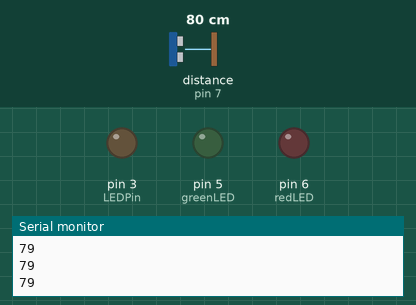
This sketch was run on a simulated Arduino Uno, built with avr-gcc and run on an emulated ATmega328P. On the bench: output pins drawn as LEDs (lit = HIGH), the last lines printed to the serial monitor. Wiring (inferred from the names in the program): ultrasonic range finder: trigger pin 8; echo pin 7. The test bench sets the inputs (shaded band); at power-on: distance to the obstacle (sensor on pin 7) 80 cm. The echo pulse lasts 58.3 µs per cm; pins used as bus, display or sensor lines are not drawn.

Above: at 1.2 s.
1.3 s: distance to the obstacle (sensor on pin 7) set to 40 cm
2.8 s: distance to the obstacle (sensor on pin 7) set to 34 cm
At 3.7 s:
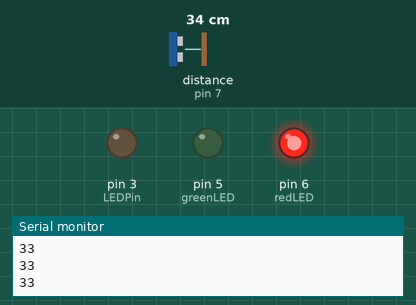
4.3 s: distance to the obstacle (sensor on pin 7) set to 23 cm
5.8 s: distance to the obstacle (sensor on pin 7) set to 19 cm
At 7.0 s:
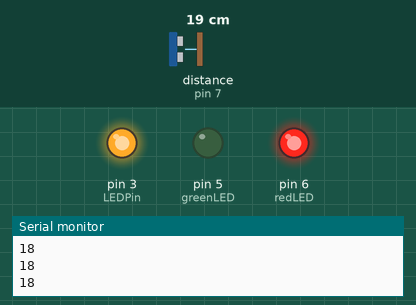
7.3 s: distance to the obstacle (sensor on pin 7) set to 13 cm
8.8 s: distance to the obstacle (sensor on pin 7) set to 9 cm
At 9.2 s:
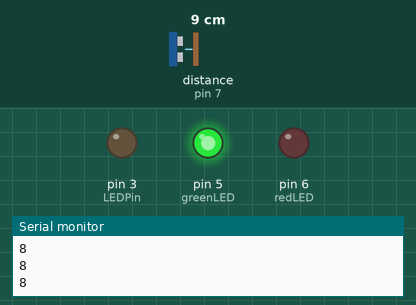
Timing chart, 0 to 11.3 s (numbered marks = the images above; inputs shaded):
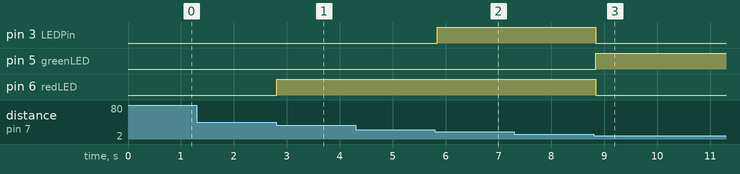

The sketch:

sketch_oct18a.ino
```cpp
/*
 HC-SR04 Ping distance sensor:
 VCC to arduino 5v
 GND to arduino GND
 Echo to Arduino pin 7
 Trig to Arduino pin 8

 This sketch originates from Virtualmix: http://goo.gl/kJ8Gl
 Has been modified by Winkle ink here: http://winkleink.blogspot.com.au/2012/05/arduino-hc-sr04-ultrasonic-distance.html
 And modified further by ScottC here: http://arduinobasics.blogspot.com.au/2012/11/arduinobasics-hc-sr04-ultrasonic-sensor.html
 on 10 Nov 2012.
 */


#define echoPin 7 // Echo Pin
#define trigPin 8 // Trigger Pin
#define LEDPin 3 // Onboard LED
#define greenLED 5
#define redLED 6


int maximumRange = 200; // Maximum range needed
int minimumRange = 0; // Minimum range needed
long duration, distance; // Duration used to calculate distance

void setup() {
  Serial.begin (9600);
  pinMode(trigPin, OUTPUT);
  pinMode(echoPin, INPUT);
  pinMode(LEDPin, OUTPUT);
  pinMode(greenLED, OUTPUT);
  pinMode(redLED, OUTPUT);// Use LED indicator (if required)
}

void loop() {
  /* The following trigPin/echoPin cycle is used to determine the
   distance of the nearest object by bouncing soundwaves off of it. */
  digitalWrite(trigPin, LOW);
  delayMicroseconds(2);

  digitalWrite(trigPin, HIGH);
  delayMicroseconds(10);

  digitalWrite(trigPin, LOW);
  duration = pulseIn(echoPin, HIGH);

  //Calculate the distance (in cm) based on the speed of sound.
  distance = duration / 58.2;


  if (distance > minimumRange && distance <= 10) {
    digitalWrite(greenLED, HIGH);
    digitalWrite(redLED, LOW);
    digitalWrite(LEDPin, LOW);
  }

   if (distance > 11 && distance <= 20) {
    digitalWrite(LEDPin, HIGH);
  }

   if (distance > 25 && distance <= 35) {
    digitalWrite(redLED, HIGH);
  }

  if (distance > 50) {
    digitalWrite(greenLED, LOW);
    digitalWrite(redLED, LOW);
    digitalWrite(LEDPin, LOW);
  }

  //Delay 50ms before next reading.
  delay(50);
  Serial.println(distance);
}
```

Measured:
- the behaviour switches between 37 and 36 cm on distance to the obstacle (sensor on pin 7) (found by bisection; images 0 and 1)
- the behaviour switches between 22 and 21 cm on distance to the obstacle (sensor on pin 7) (found by bisection; images 1 and 2)
- the behaviour switches between 12 and 11 cm on distance to the obstacle (sensor on pin 7) (found by bisection; images 2 and 3)
- after the input at 2.8 s, pin 6 (redLED): LOW → HIGH at once
- after the input at 5.8 s, pin 3 (LEDPin): LOW → HIGH after 0.05 s
- after the input at 8.8 s, pin 3 (LEDPin), pin 6 (redLED): HIGH → LOW at once; pin 5 (greenLED): LOW → HIGH at once
